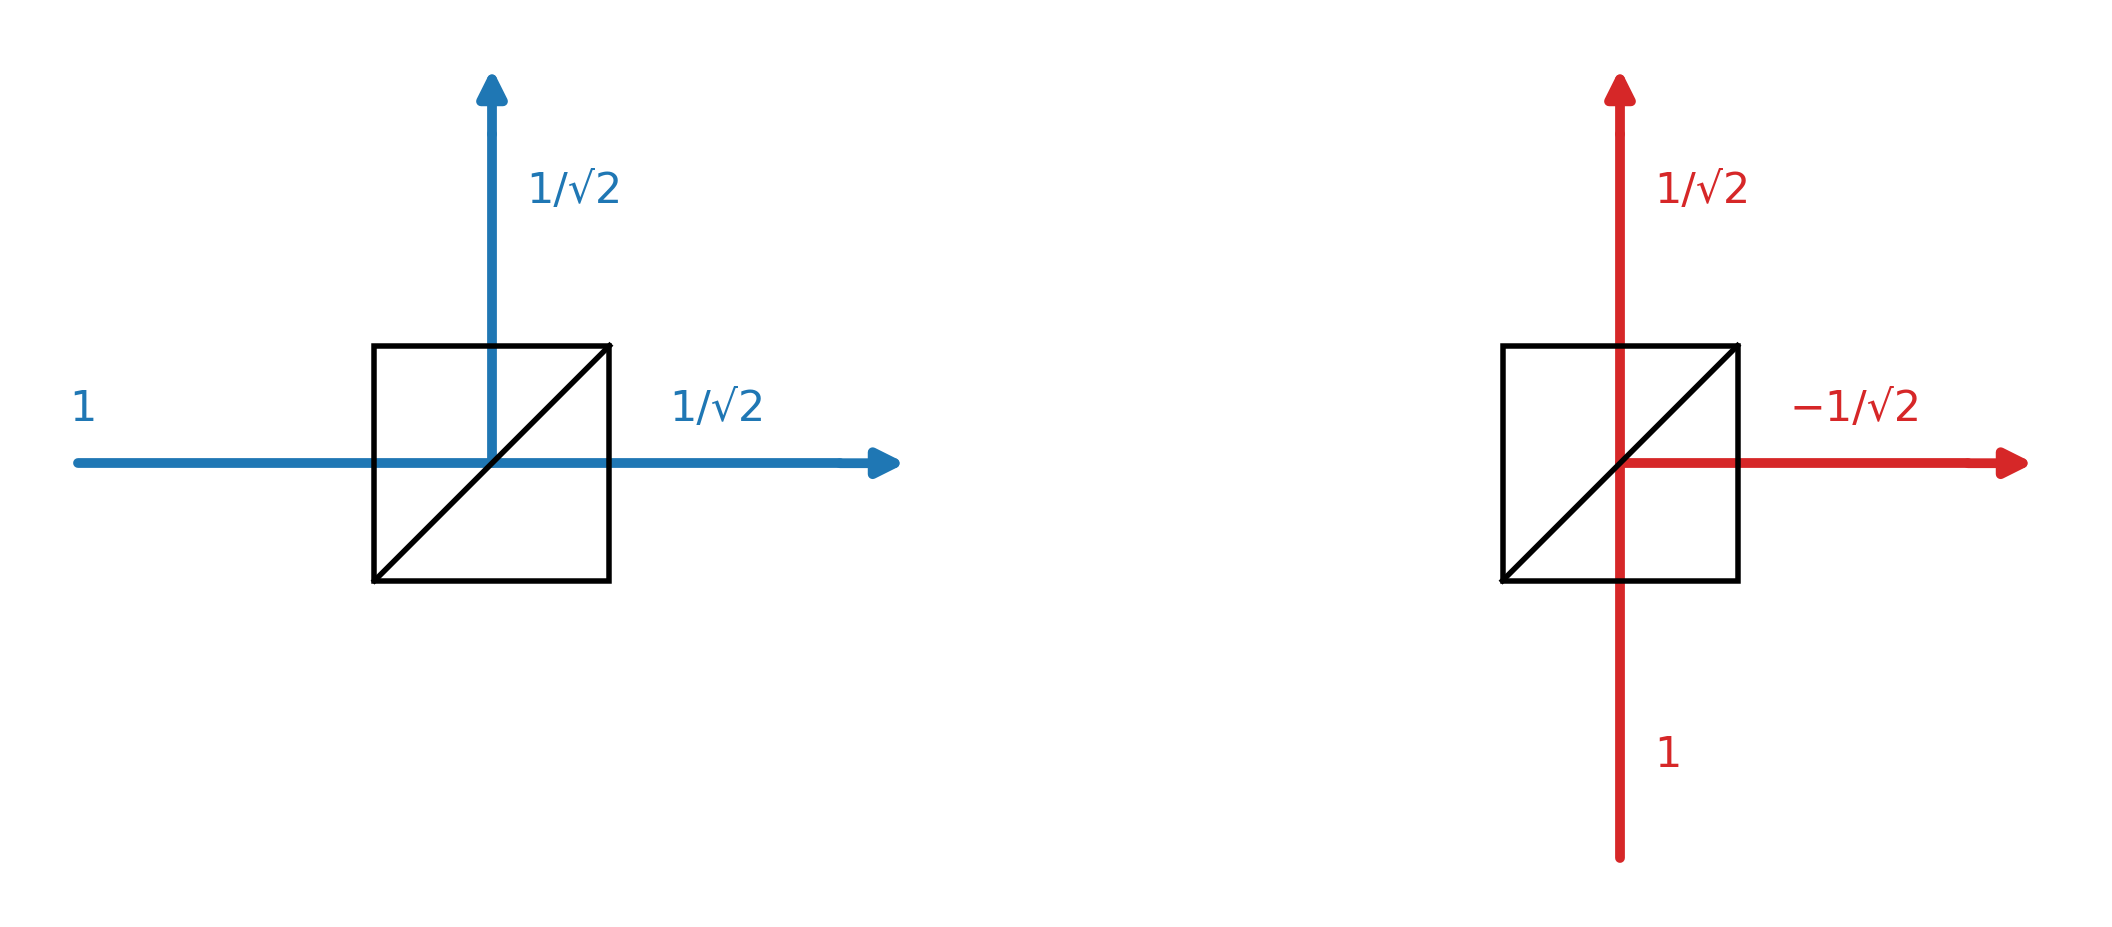

Reproduce this figure in Python.
from pathlib import Path
import matplotlib.pyplot as plt
from matplotlib.patches import Rectangle, FancyArrowPatch

OUT_PNG = Path("HOM_figure1_beamsplitter_phase_v2.png")

BLUE = "#1f77b4"
RED = "#d62728"
BS_EDGE = "black"
LW_BEAM = 3.2
LW_BS = 1.8
FS = 14

def draw_beamsplitter(ax, x0=0, y0=0, size=1.25):
    ax.add_patch(
        Rectangle(
            (x0 - size/2, y0 - size/2),
            size, size,
            fill=False,
            edgecolor=BS_EDGE,
            linewidth=LW_BS,
            zorder=3
        )
    )
    ax.plot(
        [x0 - size/2, x0 + size/2],
        [y0 - size/2, y0 + size/2],
        color=BS_EDGE,
        linewidth=LW_BS,
        zorder=4
    )

def beam_line(ax, x1, y1, x2, y2, color):
    ax.plot([x1, x2], [y1, y2], color=color, lw=LW_BEAM,
            solid_capstyle="round", zorder=2)

def output_arrow(ax, x1, y1, x2, y2, color):
    ax.add_patch(
        FancyArrowPatch(
            (x1, y1), (x2, y2),
            arrowstyle="-|>",
            mutation_scale=18,
            linewidth=LW_BEAM,
            color=color,
            shrinkA=0,
            shrinkB=0,
            zorder=2
        )
    )

def panel_blue(ax):
    s = 1.25

    # Input/transmitted beam continues through the square
    beam_line(ax, -2.2, 0, 1.85, 0, BLUE)
    output_arrow(ax, 1.85, 0, 2.2, 0, BLUE)

    # Reflected output
    beam_line(ax, 0, 0, 0, 1.75, BLUE)
    output_arrow(ax, 0, 1.75, 0, 2.1, BLUE)

    draw_beamsplitter(ax, 0, 0, s)

    ax.text(-2.25, 0.18, "1", fontsize=FS, ha="left", va="bottom", color=BLUE)
    ax.text(1.20, 0.18, "1/√2", fontsize=FS, ha="center", va="bottom", color=BLUE)
    ax.text(0.18, 1.45, "1/√2", fontsize=FS, ha="left", va="center", color=BLUE)

def panel_red(ax):
    s = 1.25

    # Input/transmitted beam continues through the square
    beam_line(ax, 0, -2.1, 0, 1.75, RED)
    output_arrow(ax, 0, 1.75, 0, 2.1, RED)

    # Reflected output, carrying the minus sign
    beam_line(ax, 0, 0, 1.85, 0, RED)
    output_arrow(ax, 1.85, 0, 2.2, 0, RED)

    draw_beamsplitter(ax, 0, 0, s)

    ax.text(0.18, -1.55, "1", fontsize=FS, ha="left", va="center", color=RED)
    ax.text(0.18, 1.45, "1/√2", fontsize=FS, ha="left", va="center", color=RED)
    ax.text(1.25, 0.18, "−1/√2", fontsize=FS, ha="center", va="bottom", color=RED)

def style_ax(ax):
    ax.set_xlim(-2.5, 2.5)
    ax.set_ylim(-2.35, 2.35)
    ax.set_aspect("equal")
    ax.axis("off")

fig, axes = plt.subplots(1, 2, figsize=(10, 4.6))

panel_blue(axes[0])
panel_red(axes[1])

for ax in axes:
    style_ax(ax)

plt.subplots_adjust(left=0.03, right=0.97, top=0.97, bottom=0.03, wspace=0.20)
fig.savefig(OUT_PNG, dpi=220, bbox_inches="tight", facecolor="white")
plt.show()
